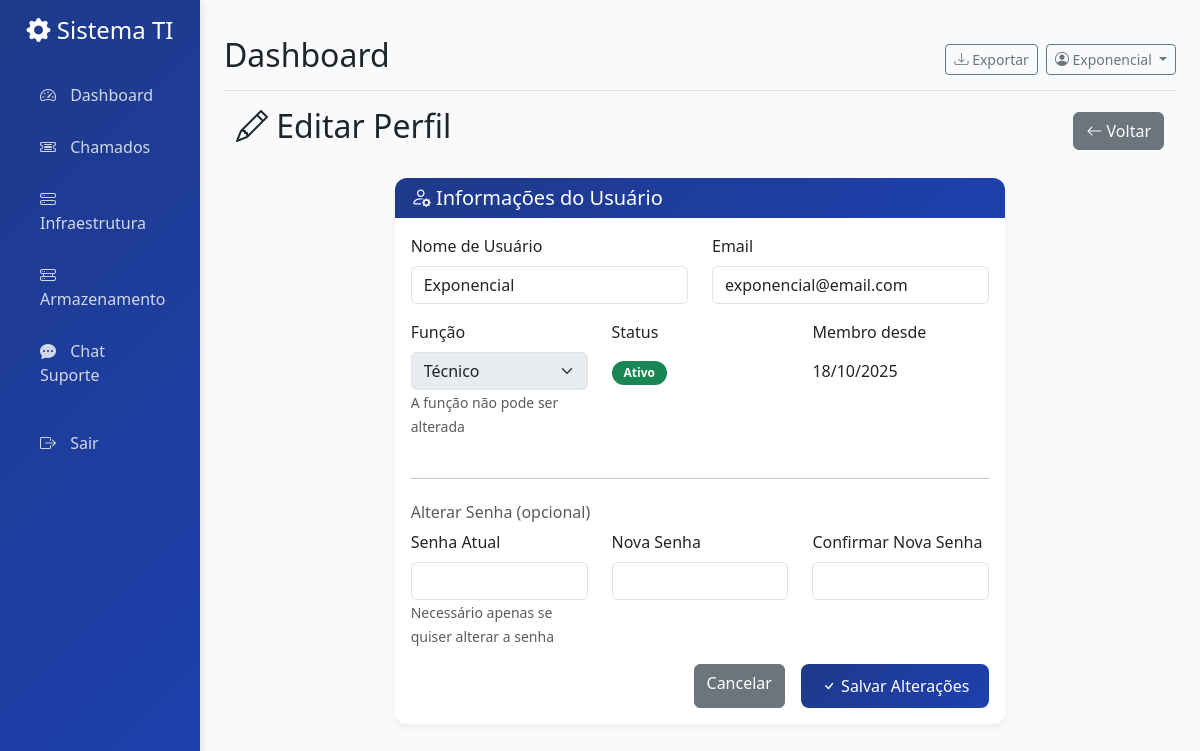
Before: /perfil/editar (signed in) with the older database file.
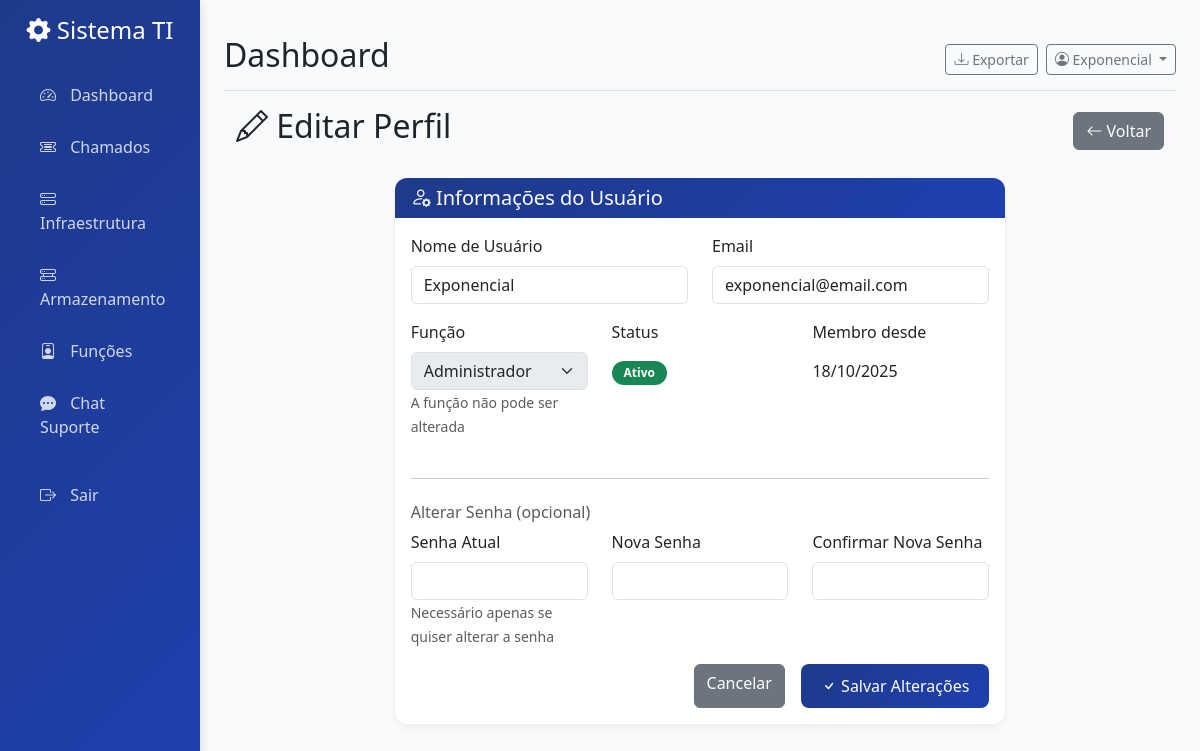
After: the same page with the newer database file.
### models/user.py (models this page shows, shortened)
class User(UserMixin, db.Model):
    __tablename__ = 'users'
    id = db.Column(db.Integer, primary_key=True)
    username = db.Column(db.String(80), unique=True, nullable=False)
    password_hash = db.Column(db.String(120), nullable=False)
    role = db.Column(db.String(20), nullable=False, default='user')  # admin, user, tech
    created_at = db.Column(db.DateTime, default=datetime.utcnow)
    is_active = db.Column(db.Boolean, default=True)
    chamados_criados = db.relationship('Chamado', backref='criador', lazy=True, foreign_keys='Chamado.criado_por')
    chamados_atribuidos = db.relationship('Chamado', backref='tecnico', lazy=True, foreign_keys='Chamado.atribuido_para')

### tables this page shows
CREATE TABLE role_names (
            role_key TEXT PRIMARY KEY,
            label TEXT NOT NULL
        );

### app.py (the view, shortened to what this page needs)
@app.route('/perfil/editar', methods=['GET', 'POST'])
@login_required
def editar_perfil():
    if 'user_id' not in session or session.get('user_id') is None:
        flash('Sessão inválida. Faça login novamente.', 'warning')
        return redirect(url_for('logout'))
    conn = get_db_connection()
    user_row = conn.execute('SELECT * FROM users WHERE id = ?', (session['user_id'],)).fetchone()
    if not user_row:
        flash('Usuário não encontrado. Faça login novamente.', 'danger')
        conn.close()
        return redirect(url_for('logout'))
    user = dict(user_row)
    if user:
        ca = user.get('created_at')
        from datetime import datetime
        if isinstance(ca, str) and ca:
            parsed = None
            try:
                parsed = datetime.fromisoformat(ca)
            except Exception:
                for fmt in ("%Y-%m-%d %H:%M:%S.%f", "%Y-%m-%d %H:%M:%S", "%Y-%m-%d"):
                    try:
                        parsed = datetime.strptime(ca, fmt)
                        break
                    except Exception:
                        parsed = None
            user['created_at_fmt'] = parsed.strftime('%d/%m/%Y') if parsed else ca
        else:
            user['created_at_fmt'] = ca
    conn.close()
    return render_template('editar_perfil.html', user=user)

### app.py (called while the page is built)
def get_db_connection():
    conn = sqlite3.connect(DATABASE)
    conn.row_factory = sqlite3.Row
    return conn

def login_required(f):
    from functools import wraps
    @wraps(f)
    def decorated_function(*args, **kwargs):
        if 'user_id' not in session:
            return redirect(url_for('login'))
        return f(*args, **kwargs)
    return decorated_function

def get_user_role():
    if 'user_id' not in session:
        return None
    return session.get('role')

def can_access_chamados():
    role = get_user_role()
    return role in ['admin', 'diretor', 'supervisor', 'tech', 'administrativo', 'user']

def can_access_infraestrutura():
    role = get_user_role()
    return role in ['admin', 'diretor', 'supervisor', 'tech']

def can_access_storage():
    role = get_user_role()
    return role in ['admin', 'diretor', 'supervisor', 'tech']

def can_access_funcoes():
    return get_user_role() == 'admin'

def can_access_chat():
    role = get_user_role()
    return role in ['admin', 'diretor', 'supervisor', 'tech', 'administrativo']

### templates/editar_perfil.html (shortened to what the changed rows need)
{% extends "base.html" %}
{% block content %}
<div class="container-fluid">
    <div class="row">
        <div class="col-12">
            <div class="d-flex justify-content-between align-items-center mb-4">
                <h2><i class="bi bi-pencil"></i> Editar Perfil</h2>
            </div>
        </div>
    </div>
    <div class="row justify-content-center">
        <div class="col-md-8">
            <div class="card">
                <div class="card-body">
                    <form method="POST">
                        <div class="row">
                            <div class="col-md-6 mb-3">
                                <label for="username" class="form-label">Nome de Usuário</label>
                                <input type="text" class="form-control" id="username" name="username"
                                       value="{{ user.username }}" required>
                            </div>
                            <div class="col-md-6 mb-3">
                                <label for="email" class="form-label">Email</label>
                                <input type="email" class="form-control" id="email" name="email"
                                       value="{{ user.email }}" required>
                            </div>
                        </div>
                        <div class="row">
                            <div class="col-md-4 mb-3">
                                <label for="role" class="form-label">Função</label>
                                <select class="form-select" id="role" disabled>
                                    {% if user.role == 'admin' %}
                                        <option value="admin" selected>{{ role_label('admin') }}</option>
                                    {% elif user.role == 'tech' %}
                                        <option value="tech" selected>{{ role_label('tech') }}</option>
                                    {% else %}
                                        <option value="user" selected>{{ role_label('user') }}</option>
                                    {% endif %}
                                </select>
                                <small class="form-text text-muted">A função não pode ser alterada</small>
                            </div>
                        </div>
                    </form>
                </div>
            </div>
        </div>
    </div>
</div>
{% endblock %}

### templates/base.html (shortened to what the changed rows need)
<!DOCTYPE html>
<html lang="pt-BR">
<head>
    <link href="https://cdn.jsdelivr.net/npm/bootstrap@5.3.0/dist/css/bootstrap.min.css" rel="stylesheet">
    <link href="https://cdn.jsdelivr.net/npm/bootstrap-icons@1.10.0/font/bootstrap-icons.css" rel="stylesheet">
</head>
<body>
    <div class="container-fluid">
        <div class="row">
            <nav class="col-md-3 col-lg-2 d-md-block sidebar collapse" id="sidebar">
                <div class="position-sticky pt-3">
                    <ul class="nav flex-column">
                        {% if can_access_funcoes() %}
                        <li class="nav-item">
                            <a class="nav-link {% if request.endpoint.startswith('funcao') %}active{% endif %}"
                               href="{{ url_for('funcao.listar_funcoes') }}">
                                <i class="bi bi-person-badge"></i>
                                Funções
                            </a>
                        </li>
                        {% endif %}
                    </ul>
                </div>
            </nav>
            <main class="col-md-9 ms-sm-auto col-lg-10 px-md-4 main-content">
                <div class="d-flex justify-content-between flex-wrap flex-md-nowrap align-items-center pt-3 pb-2 mb-3 border-bottom">
                    <h1 class="h2">{% block page_title %}Dashboard{% endblock %}</h1>
                    <div class="btn-toolbar mb-2 mb-md-0">
                        <div class="dropdown">
                            <button class="btn btn-sm btn-outline-secondary dropdown-toggle" type="button" data-bs-toggle="dropdown">
                                <i class="bi bi-person-circle"></i> {{ session.username }}
                            </button>
                        </div>
                    </div>
                </div>
                {% block content %}{% endblock %}
            </main>
        </div>
    </div>
</body>
</html>

Changed rows visible on the page:
changed User "Exponencial": role.label "Técnico" → "Administrador"
Other visible differences:
text now shown: "Funções"
